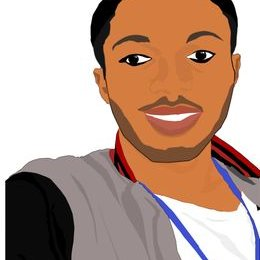
#> input picture ML/Data/profile.jpg, 260 x 260 px
$ jupyter execute ML_practice.ipynb
#> lines starting #> are read from the running program, lines starting #| are printed output that depends on the picture; long printed decimals are rounded
[cell 1]
import numpy as np #pip install numpy==1.16.1 for skimage to work
import scipy
import pandas as pd
from skimage import io
import matplotlib.pyplot as plt

[cell 2]
print(f"numpy: {np.__version__}, scipy: {scipy.__version__}, pandas: {pd.__version__} ")

[cell 3]
a = np.zeros(3)
print(a, type(a[0]))

[cell 4]
z = np.zeros(10)
z                   # without the print statement returns numpy data types

[cell 5]
z = np.ones(10)
z

[cell 6]
z = np.empty(10)
z

[cell 7]
z = np.linspace(0, 10, 5) # returns evenly spaced numbers: start, stop, number of items
z

[cell 8]
z_list = np.linspace(0, 10, 10)
z = np.array(z_list)
z

[cell 9]
type(z)

[cell 10]
z < 3

[cell 11]
z.shape

[cell 12]
A = np.random.random( (2,4) )
A

[cell 13]
A_like = np.zeros_like(A) # zeros_like takes an array
A_like

[cell 14]
C = np.zeros((2,4)) # zeros takes a tuple
C

[cell 15]
z

[cell 16]
z[z<3]

[cell 17]
x_array = np.array([1,2,3,4,5])
y_array = np.array([6,7,8,9,10])

[cell 18]
x_array + 30

[cell 19]
x_array + y_array

[cell 20]
x_array * y_array

[cell 21]
x_array @ y_array # multiply both array and then sum ==> Same as dot product

[cell 22]
np.dot(x_array, y_array)

[cell 23]
x = np.array([23, 2, 5, 7, 31, 100])
np.sort(x)

[cell 24]
profile = io.imread('./Data/profile.jpg')
#> profile is the input picture: shape (260, 260, 3); mean R, G, B 186.6, 156.9, 141.4
type(profile)

[cell 25]
plt.imshow(profile) # display picture

[cell 26]
profile.shape
#> Out = (260, 260, 3)

[cell 27]
plt.imshow(profile[::-1]) # [::-1] will display image upside-down (reverse the rows in the image)
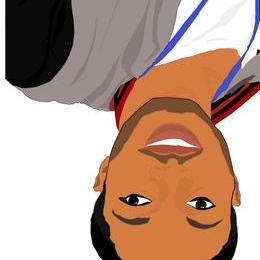
#> shown: shape (260, 260, 3); mean R, G, B 186.6, 156.9, 141.4

[cell 28]
plt.imshow(profile[:, ::-1]) # mirror image - reverse column from last
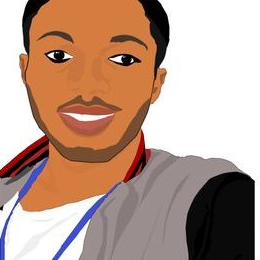
#> shown: shape (260, 260, 3); mean R, G, B 186.6, 156.9, 141.4

[cell 29]
plt.imshow(profile[::-1, :])

[cell 30]
plt.imshow(profile[:150, 100:]) # get only my head
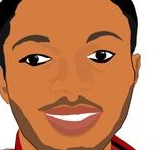
#> shown: shape (150, 160, 3); mean R, G, B 196, 136.6, 99.3

[cell 31]
plt.imshow(profile[::2, ::2]) # hald the size of the image
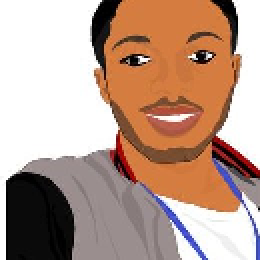
#> shown: shape (130, 130, 3) (shown 2 times larger); mean R, G, B 186.9, 157.1, 141.6

[cell 32]
photo_sin = np.sin(profile)
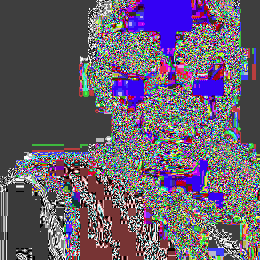
#> photo_sin: shape (260, 260, 3) float16; mean R, G, B -0.186, -0.266, -0.135; drawn with min black and max white
photo_sin

[cell 33]
# data (260, 260, 3) => Axis 0: 260, Axis 1: 260, Axis 2: 3
print("Sum: ", np.sum(profile))
#| Sum:  32785557
print("Prod: ", np.prod(profile))
#| Prod:  0
print("Mean: ", np.mean(profile))
#| Mean:  161.664
print("Median: ", np.median(profile))
#| Median:  154.0
print("STD: ", np.std(profile))
#| STD:  87.810
print("Variance: ", np.var(profile))
#| Variance:  7710.532
print("Minimum: ", np.min(profile))
#| Minimum:  0
print("Maximum: ", np.max(profile))
#| Maximum:  255
print("ArgMin: ", np.argmin(profile)) # Returns the indices of the minimum values along an axis.
#| ArgMin:  309
print("ArgMax: ", np.argmax(profile)) # Returns the indices of the minimum values along an axis.
#| ArgMax:  0

[cell 34]
profile_masked = np.where(profile > 150, 150, 0) # where profile pic is > 150, replaces with 255, otherwise 0
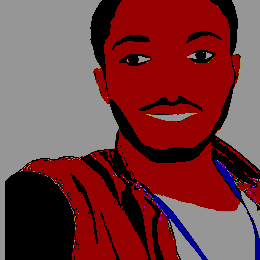
#> profile_masked: shape (260, 260, 3) int64; mean R, G, B 116.4, 57.3, 59.3
plt.imshow(profile_masked)

[cell 35]
plt.imshow(profile[:, :, 0].T) # T for transform
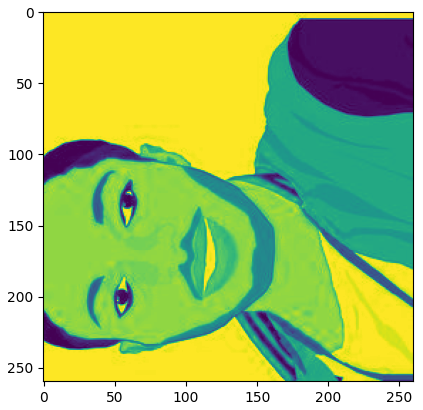
#> figure drawn by matplotlib, 1 panel
